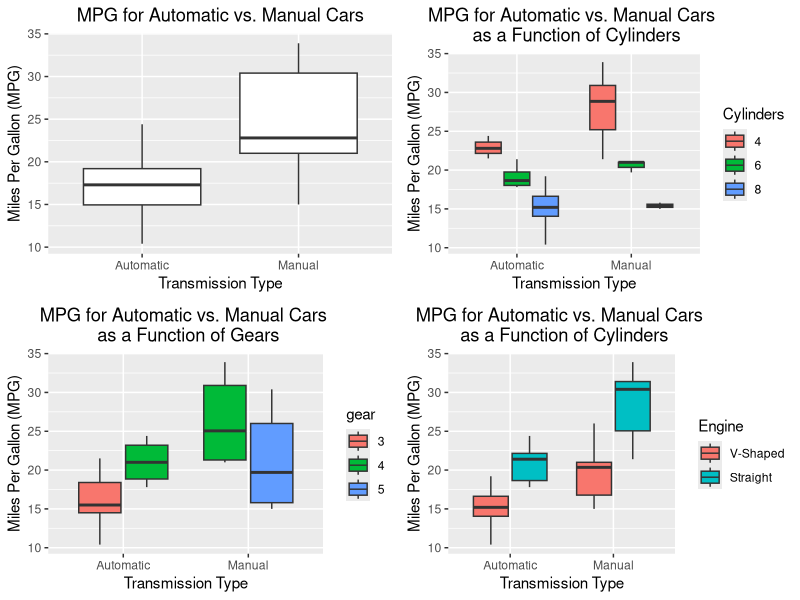
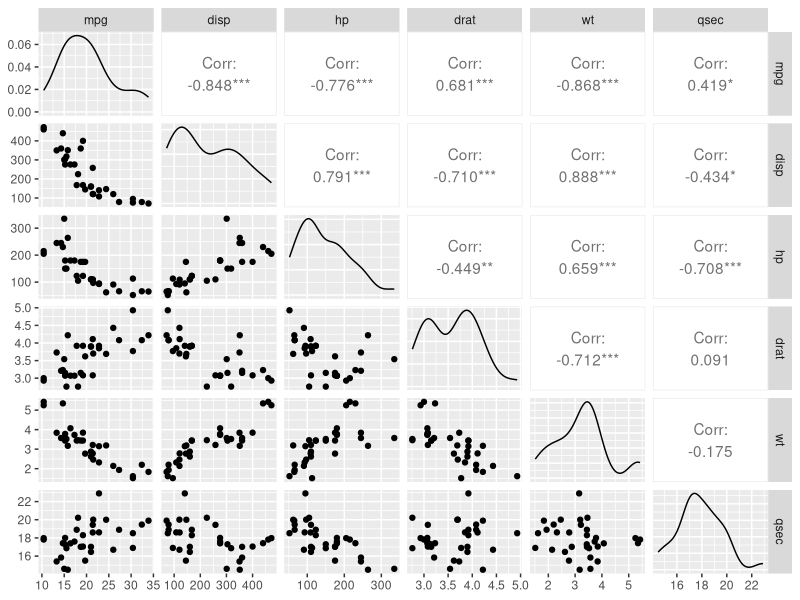

Recreate these plots in R, in order.
## ---- chunk 1
library(ggplot2)
library(plyr)
library(dplyr)
library(gridExtra)
library(GGally)
## ---- chunk 2
mtdat<-mtcars
str(mtdat)
## ---- chunk 3
mtdat$cyl<-factor(mtcars$cyl)
mtdat$vs<-factor(mtcars$vs,labels=c("V-Shaped","Straight"))
mtdat$am<-factor(mtcars$am,labels=c("Automatic","Manual"))
mtdat$gear<-factor(mtcars$gear)
mtdat$carb<-factor(mtcars$carb)
## ---- chunk 4
summary(mtdat)
## ---- chunk 5
b1<-ggplot(mtdat,aes(y=mpg,x=am))+
    geom_boxplot()+
    xlab("Transmission Type")+
    ylab("Miles Per Gallon (MPG)")+
    ggtitle("MPG for Automatic vs. Manual Cars")+
    theme(plot.title=element_text(hjust=.5))

b2<-ggplot(data=mtdat,aes(y=mpg,x=am,fill=cyl))+
    geom_boxplot()+
    xlab("Transmission Type")+
    ylab("Miles Per Gallon (MPG)")+
    ggtitle("MPG for Automatic vs. Manual Cars \n as a Function of Cylinders")+
    theme(plot.title=element_text(hjust=.5))+
    guides(fill=guide_legend(title="Cylinders"))

b3<-ggplot(data=mtdat,aes(y=mpg,x=am,fill=gear))+
    geom_boxplot()+
    xlab("Transmission Type")+
    ylab("Miles Per Gallon (MPG)")+
    ggtitle("MPG for Automatic vs. Manual Cars \n as a Function of Gears")+
    theme(plot.title=element_text(hjust=.5))

b4<-ggplot(data=mtdat,aes(y=mpg,x=am,fill=vs))+
    geom_boxplot()+
    xlab("Transmission Type")+
    ylab("Miles Per Gallon (MPG)")+
    ggtitle("MPG for Automatic vs. Manual Cars \n as a Function of Cylinders")+
    theme(plot.title=element_text(hjust=.5))+
    guides(fill=guide_legend(title="Engine"))

grid.arrange(b1,b2,b3,b4,nrow=2)
## ---- chunk 6
mtdat%>%
    select_if(is.numeric)%>%
    ggpairs(.)
